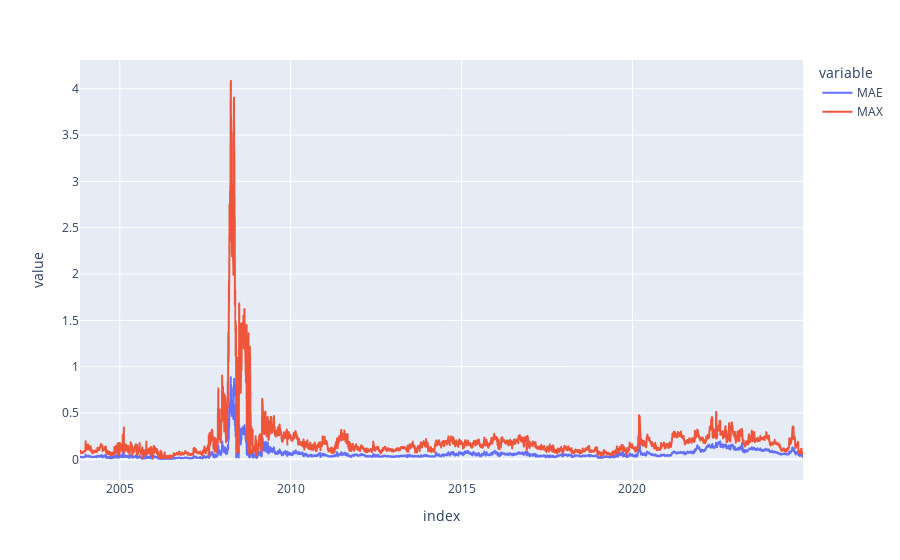

Notebook code cell kept with this figure:
### Code cell
import plotly.express as px
bonds=utils.get_bonds()
sub_folder='OTR'
E=pd.read_csv(f'data/US_TREAS_CURVE/{sub_folder}/errors.csv', index_col=0, parse_dates=True)
AGG_E= E.T.groupby(lambda x: bonds.loc[x, 'length']if x !='1D' else 0).sum().T
AGG_E['MAE']=AGG_E.abs().mean(axis=1)
AGG_E['MAX']=AGG_E.abs().max(axis=1)
px.line(AGG_E[['MAE', 'MAX']])

### Figure 1 — Plotly figure (JSON) as saved in the notebook; plotly's stock layout.template omitted (floating-point values rounded to 4 significant figures; data arrays with more than 128 entries replaced by an {"elided": "..."} marker saying what was removed)
{"data": [{"hovertemplate": "variable=MAE<br>index=%{x}<br>value=%{y}<extra></extra>", "legendgroup": "MAE", "line": {"color": "#636efa", "dash": "solid"}, "marker": {"symbol": "circle"}, "mode": "lines", "name": "MAE", "showlegend": true, "type": "scattergl", "x": {"elided": "5289 str values"}, "xaxis": "x", "y": {"elided": "5289 float values"}, "yaxis": "y"}, {"hovertemplate": "variable=MAX<br>index=%{x}<br>value=%{y}<extra></extra>", "legendgroup": "MAX", "line": {"color": "#EF553B", "dash": "solid"}, "marker": {"symbol": "circle"}, "mode": "lines", "name": "MAX", "showlegend": true, "type": "scattergl", "x": {"elided": "5289 str values"}, "xaxis": "x", "y": {"elided": "5289 float values"}, "yaxis": "y"}], "layout": {"legend": {"title": {"text": "variable"}, "tracegroupgap": 0}, "margin": {"t": 60}, "xaxis": {"anchor": "y", "domain": [0, 1], "title": {"text": "index"}}, "yaxis": {"anchor": "x", "domain": [0, 1], "title": {"text": "value"}}}}
